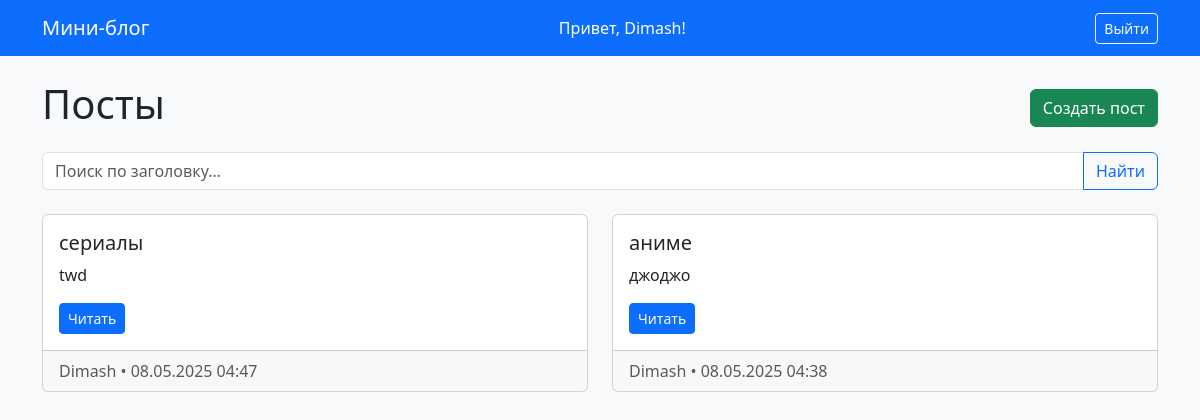
The app's page / (signed in), older data.
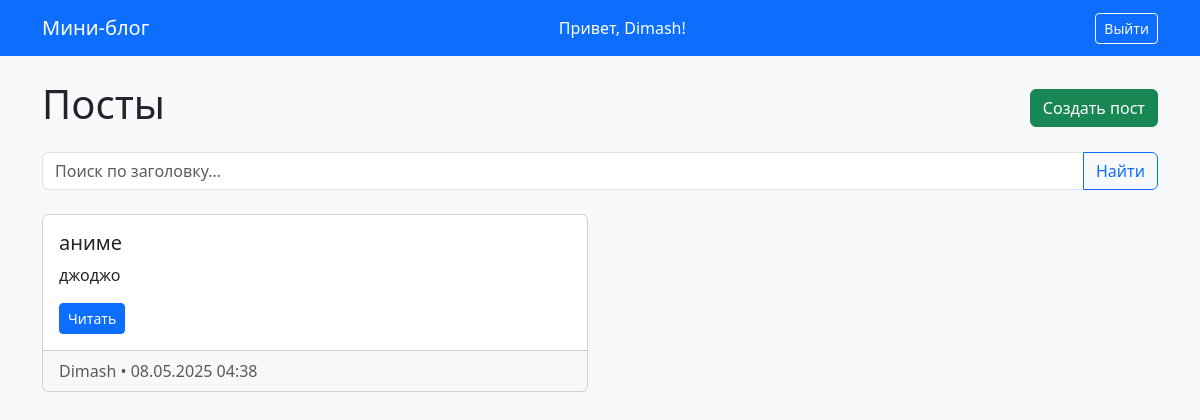
The same page, newer data.
### blog/models.py (models this page shows, shortened)
class Post(models.Model):
    title       = models.CharField(max_length=200)
    content     = models.TextField()
    created_at  = models.DateTimeField(auto_now_add=True)
    author      = models.ForeignKey(User, on_delete=models.CASCADE)

### blog/views.py (the view)
# urls.py: path('', views.post_list, name='post-list'),
def post_list(request):
    query = request.GET.get('search', '').strip()
    if query:
        posts = Post.objects.filter(title__icontains=query).order_by('-created_at')
    else:
        posts = Post.objects.all().order_by('-created_at')
    return render(request, 'blog/post_list.html', {
        'posts': posts,
        'search': query,
    })

### blog/templates/blog/post_list.html (shortened to what this page needs)
{% extends "blog/base.html" %}
{% block content %}
  <div class="d-flex justify-content-between align-items-center mb-3">
    <h1>Посты</h1>
    {% if user.is_authenticated %}
      <a class="btn btn-success" href="{% url 'post-create' %}">Создать пост</a>
    {% endif %}
  </div>
  <form method="get" class="mb-4">
    <div class="input-group">
      <input
        type="text"
        name="search"
        class="form-control"
        placeholder="Поиск по заголовку…"
        value="{{ search }}"
      >
      <button class="btn btn-outline-primary" type="submit">Найти</button>
    </div>
  </form>
  <div class="row">
    {% for post in posts %}
      <div class="col-md-6 mb-4">
        <div class="card h-100">
          <div class="card-body">
            <h5 class="card-title">{{ post.title }}</h5>
            <p class="card-text text-truncate">{{ post.content }}</p>
            <a href="{% url 'post-detail' post.pk %}" class="btn btn-primary btn-sm">Читать</a>
          </div>
          <div class="card-footer text-muted">
            {{ post.author }} • {{ post.created_at|date:"d.m.Y H:i" }}
          </div>
        </div>
      </div>
    {% empty %}
      <p>Постов не найдено.</p>
    {% endfor %}
  </div>
{% endblock %}

### blog/templates/blog/base.html (shortened to what this page needs)
<!DOCTYPE html>
<html lang="ru">
<head>
  <link href="https://cdn.jsdelivr.net/npm/bootstrap@5.3.0/dist/css/bootstrap.min.css" rel="stylesheet">
</head>
<body class="bg-light">
  <nav class="navbar navbar-expand-lg navbar-dark bg-primary mb-4">
    <div class="container">
      <a class="navbar-brand" href="{% url 'post-list' %}">Мини-блог</a>
      {% if user.is_authenticated %}
        <span class="navbar-text text-white me-3">Привет, {{ user.username }}!</span>
        <form method="post" action="{% url 'logout' %}" class="d-inline">
          <button type="submit" class="btn btn-outline-light btn-sm">Выйти</button>
        </form>
      {% else %}
        <a class="btn btn-outline-light btn-sm me-2" href="{% url 'login' %}">Войти</a>
        <a class="btn btn-outline-light btn-sm" href="{% url 'register' %}">Регистрация</a>
      {% endif %}
    </div>
  </nav>
  <div class="container">
    {% block content %}{% endblock %}
  </div>
</body>
</html>

Row changes from the older to the newer data that the page shows:
removed Post: title "сериалы", content "twd", author "Dimash", created_at "08.05.2025 04:47"
